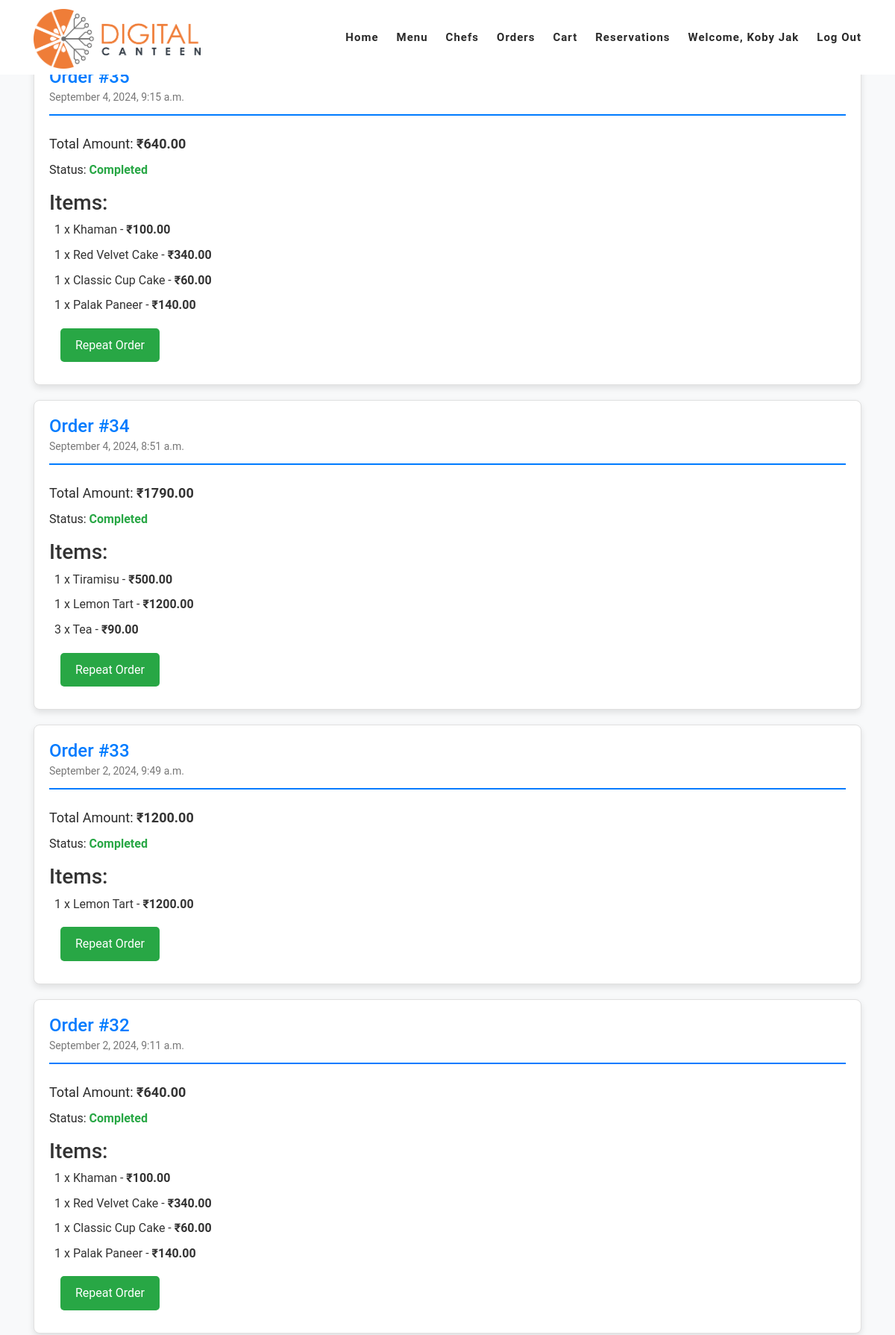
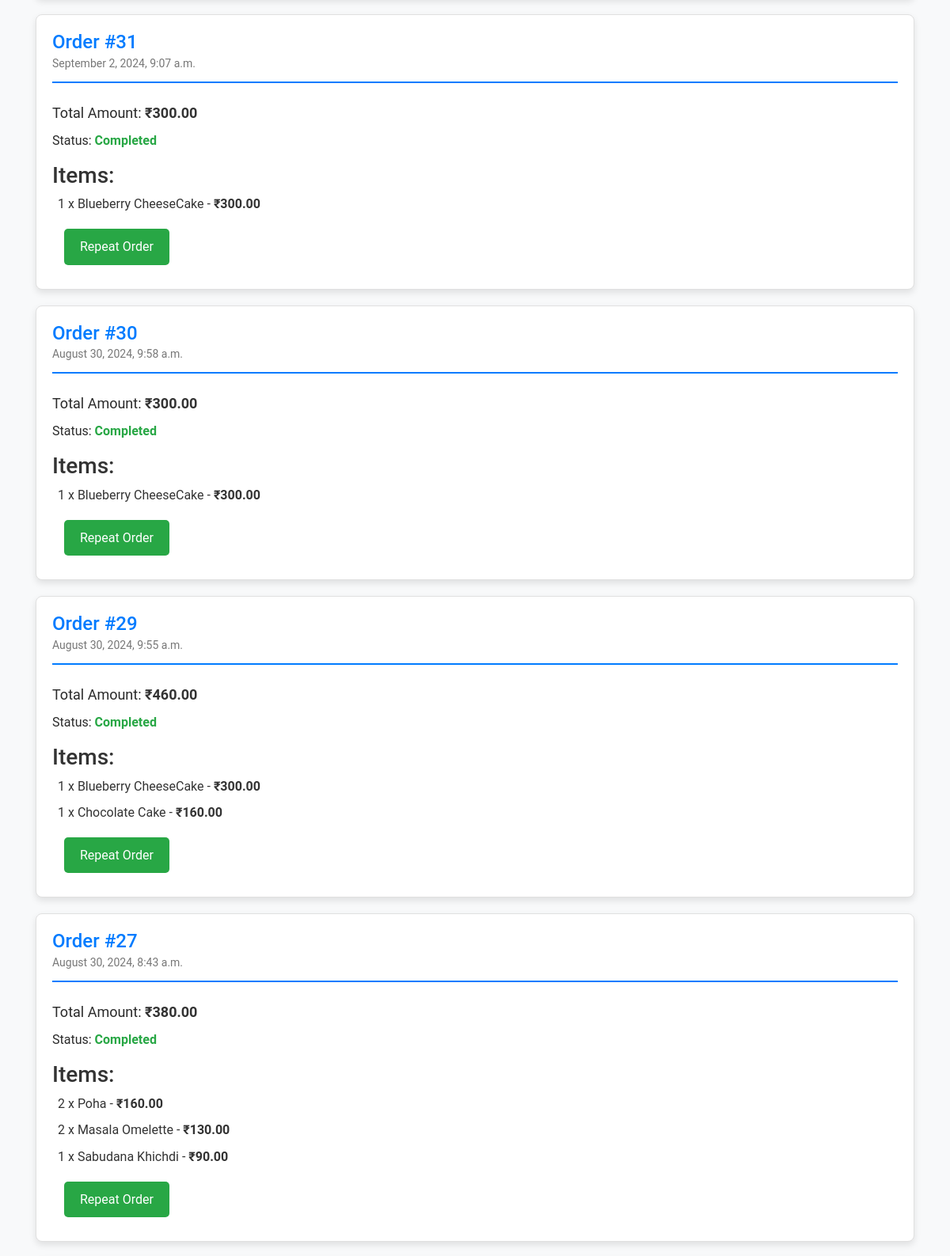
The app's page /order (signed in, upper part) with its own data (2 pictures, top to bottom).
### canteen_app/models.py (models this page shows, shortened)
class Order(models.Model):
    user = models.ForeignKey(User, on_delete=models.CASCADE)
    created_at = models.DateTimeField(auto_now_add=True)
    total_amount = models.DecimalField(max_digits=10, decimal_places=2)
    is_completed = models.BooleanField(default=False)

class OrderItem(models.Model):
    order = models.ForeignKey(Order, related_name='order_items', on_delete=models.CASCADE)
    menu_item = models.ForeignKey(MenuItem, on_delete=models.CASCADE)
    quantity = models.PositiveIntegerField()
    subtotal = models.DecimalField(max_digits=6, decimal_places=2)

class MenuItem(models.Model):
    name = models.CharField(max_length=100)
    category = models.CharField(max_length=100)
    description = models.TextField(blank=True, null=True)
    price = models.DecimalField(max_digits=6, decimal_places=2)
    available = models.BooleanField(default=True)
    image = models.ImageField(upload_to='menu_items/', blank=True, null=True)

### canteen_app/views.py (the view)
# urls.py: path('order',views.order_page, name="order"),
@login_required(login_url="login")
def order_page(request):
    orders = Order.objects.filter(user=request.user).filter(is_completed=True).order_by("-created_at")
    return render(request, 'order.html', {'orders':orders})

### templates/order.html (shortened to what this page needs)
{% extends 'index.html' %}
{% load static %}
{% block head_tag %}
<head>
    <link rel="stylesheet" type="text/css" href={% static 'css/bootstrap.min.css' %}>
    <link rel="stylesheet" type="text/css" href={% static 'css/font-awesome.css' %}>
    <link rel="stylesheet" href={% static 'css/templatemo-klassy-cafe.css' %}>
    <link rel="stylesheet" href={% static 'css/owl-carousel.css' %}>
    <link rel="stylesheet" href={% static 'css/lightbox.css' %}>
    <link rel="stylesheet" href={% static "css/order_page.css" %}>
</head>
{% endblock %}
{% block extras %}
<main class="container my-5 py-10" style="margin-top: 125px;">
    <div class="orders-list">
        {% for order in orders %}
            <div class="order-card">
                <header class="order-header">
                    <h2>Order #{{ order.id }}</h2>
                    <p class="order-date">{{ order.created_at|date:"F j, Y, g:i a" }}</p>
                </header>
                <div class="order-body">
                    <p class="order-total">Total Amount: <span class="total-amount">₹{{ order.total_amount }}</span></p>
                    <p class="order-status">Status: <span class="status-completed">Completed</span></p>
                    <h3>Items:</h3>
                    <ul class="order-items" style="margin: 7px;">
                        {% for item in order.order_items.all %}
                            <li class="order-item">
                                {{ item.quantity }} x {{ item.menu_item.name }} - <span class="item-subtotal">₹{{ item.subtotal }}</span>
                            </li>
                        {% empty %}
                            <li class="order-item">No items in this order.</li>
                        {% endfor %}
                    </ul>
                        <div class="container">
                            <div class="row">
                                <div class="col-md-2">
                                    <a href="{% url 'repeat_order' order_id=order.id %}" class="repeat-order-button"><span>Repeat Order</span></a>
                                </div>
                            </div>
                        </div>
                </div>
            </div>
        {% empty %}
            <p class="no-orders">No orders found.</p>
        {% endfor %}
    </div>
</main>
{% endblock %}

### templates/index.html (shortened to what this page needs)
{% load static %}
<!DOCTYPE html>
<html lang="en">
    {% block head_tag %}{% endblock %}
    <body>
    {% block header %}
    <header class="header-area header-sticky">
        <div class="container">
            <div class="row">
                <div class="col-12">
                    <nav class="main-nav">
                        <a href="{% url 'home' %}" class="logo">
                            <img src="../static/images/logo.png" align="Digital Canteen" width="auto" height="80px">
                        </a>
                        <ul class="nav">
                            <li class="scroll-to-section"><a href="{% url 'home' %}" >Home</a></li>
                                {% if request.user.is_authenticated %}
                                    <li class="scroll-to-section"><a href="{% url 'menu' %}">Menu</a></li>
                                    <li class="scroll-to-section"><a href="/#chefs">Chefs</a></li>
                                    <li class="scroll-to-section"><a href="{% url 'order' %}">Orders</a></li>
                                    <li class="scroll-to-section"><a href="{% url 'cart' %}">Cart</a></li>
                                    <li class="scroll-to-section"><a href="/#reservation">Reservations</a></li>
                                    <li class="scroll-to-section"><a href="#">Welcome, {{ request.user.first_name }}</a></li>
                                    <li class="scroll-to-section"><a href="{% url 'logout' %}">Log Out</a></li>
                                {% endif %}
                                </ul>
                    </nav>
                </div>
            </div>
        </div>
    </header>
    {% endblock %}
    {% block extras %}
    {% endblock %}
  </body>
</html>

### static/css/templatemo-klassy-cafe.css (style rules this page uses)
html, body, div, span, applet, object, iframe, h1, h2, h3, h4, h5, h6, p, blockquote, div pre, a, abbr, acronym, address, big, cite, code, del, dfn, em, font, img, ins, kbd, q, s, samp, small, strike, strong, sub, sup, tt, var, b, u, i, center, dl, dt, dd, ol, ul, li, figure, header, nav, section, article, aside, footer, figcaption { margin: 0; padding: 0; border: 0; outline: 0; }
ul, li { padding: 0; margin: 0; list-style: none; }
header, nav, section, article, aside, footer, hgroup { display: block; }
* { box-sizing: border-box; }
html, body { font-family: 'Poppins', sans-serif; font-weight: 400; background-color: #fff; font-size: 16px; -ms-text-size-adjust: 100%; -webkit-font-smoothing: antialiased; -moz-osx-font-smoothing: grayscale; }
a { text-decoration: none !important; }
h1, h2, h3, h4, h5, h6 { margin-top: 0px; margin-bottom: 0px; }
ul { margin-bottom: 0px; }
p { font-size: 14px; line-height: 25px; color: #2a2a2a; }
html, body { background: #fff; font-family: 'Poppins', sans-serif; }
.header-area { background-color: #fff; position: absolute; top: 0px; left: 0px; right: 0px; z-index: 100; height: 100px; -webkit-transition: all .5s ease 0s; -moz-transition: all .5s ease 0s; -o-transition: all .5s ease 0s; transition: all .5s ease 0s; }
.header-area .main-nav { min-height: 80px; background: transparent; }
.header-area .main-nav .logo { line-height: 100px; color: #fff; font-size: 28px; font-weight: 700; text-transform: uppercase; letter-spacing: 2px; float: left; -webkit-transition: all 0.3s ease 0s; -moz-transition: all 0.3s ease 0s; -o-transition: all 0.3s ease 0s; transition: all 0.3s ease 0s; }
.header-area .main-nav .nav { float: right; margin-top: 30px; margin-right: 0px; background-color: transparent; -webkit-transition: all 0.3s ease 0s; -moz-transition: all 0.3s ease 0s; -o-transition: all 0.3s ease 0s; transition: all 0.3s ease 0s; position: relative; z-index: 999; }
.header-area .main-nav .nav li { padding-left: 15px; padding-right: 15px; }
.header-area .main-nav .nav li:last-child { padding-right: 0px; }
.header-area .main-nav .nav li a { display: block; font-weight: 600; font-size: 15px; color: #2a2a2a; text-transform: capitalize; -webkit-transition: all 0.3s ease 0s; -moz-transition: all 0.3s ease 0s; -o-transition: all 0.3s ease 0s; transition: all 0.3s ease 0s; height: 40px; line-height: 40px; border: transparent; letter-spacing: 1px; }
.header-area .main-nav .nav li a { color: #2a2a2a; }
.header-area.header-sticky { min-height: 80px; }
.header-area .nav { margin-top: 30px; }
@media (max-width: 1200px) { .header-area .main-nav .nav li { padding-left: 12px; padding-right: 12px; } }
@media (max-width: 1200px) { .header-area .main-nav:before { display: none; } }
@media (min-width: 767px) { .header-area .main-nav .nav { display: flex !important; } }
*, *:before, *:after { -webkit-box-sizing: border-box; box-sizing: border-box; -webkit-font-smoothing: antialiased; -moz-osx-font-smoothing: grayscale; }

### static/css/order_page.css (style rules this page uses)
body, h2, h3, p, ul { margin: 0; padding: 0; box-sizing: border-box; }
body { font-family: 'Roboto', sans-serif; background-color: #f8f9fa; color: #333; line-height: 1.6; padding: 20px; }
.orders-list { max-width: 1200px; margin: 0 auto; }
.order-card { background: #ffffff; border: 1px solid #e0e0e0; border-radius: 8px; box-shadow: 0 4px 8px rgba(0, 0, 0, 0.1); margin-bottom: 20px; padding: 20px; overflow: hidden; }
.order-header { border-bottom: 2px solid #007bff; padding-bottom: 10px; margin-bottom: 15px; }
.order-header h2 { font-size: 24px; color: #007bff; }
.order-header .order-date { font-size: 14px; color: #777; }
.order-body { padding: 10px 0; }
.order-total { font-size: 18px; margin-bottom: 10px; }
.total-amount { font-weight: 600; color: #333; }
.order-status { font-size: 16px; margin-bottom: 15px; }
.status-completed { color: #28a745; font-weight: 600; }
.order-items { list-style-type: none; padding: 0; margin: 0; }
.order-item { font-size: 16px; margin-bottom: 8px; }
.item-subtotal { font-weight: 600; }
.repeat-order-button { display: inline-block; padding: 10px 20px; font-size: 16px; color: #fff; background-color: #28a745; border: none; border-radius: 5px; text-align: center; text-decoration: none; margin-top: 10px; transition: background-color 0.3s, transform 0.2s; }

### records on screen
Order: id "35", created_at "September 4, 2024, 9:15 a.m.", total_amount "640.00"
OrderItem: quantity "1", menu_item.name "Khaman", subtotal "100.00"
OrderItem: quantity "1", menu_item.name "Red Velvet Cake", subtotal "340.00"
OrderItem: quantity "1", menu_item.name "Classic Cup Cake", subtotal "60.00"
OrderItem: quantity "1", menu_item.name "Palak Paneer", subtotal "140.00"
Order: id "34", created_at "September 4, 2024, 8:51 a.m.", total_amount "1790.00"
OrderItem: quantity "1", menu_item.name "Tiramisu", subtotal "500.00"
OrderItem: quantity "1", menu_item.name "Lemon Tart", subtotal "1200.00"
OrderItem: quantity "3", menu_item.name "Tea", subtotal "90.00"
Order: id "33", created_at "September 2, 2024, 9:49 a.m.", total_amount "1200.00"
OrderItem: quantity "1", menu_item.name "Lemon Tart", subtotal "1200.00"
Order: id "32", created_at "September 2, 2024, 9:11 a.m.", total_amount "640.00"
OrderItem: quantity "1", menu_item.name "Khaman", subtotal "100.00"
OrderItem: quantity "1", menu_item.name "Red Velvet Cake", subtotal "340.00"
OrderItem: quantity "1", menu_item.name "Classic Cup Cake", subtotal "60.00"
OrderItem: quantity "1", menu_item.name "Palak Paneer", subtotal "140.00"
Order: id "31", created_at "September 2, 2024, 9:07 a.m.", total_amount "300.00"
OrderItem: quantity "1", menu_item.name "Blueberry CheeseCake", subtotal "300.00"
Order: id "30", created_at "August 30, 2024, 9:58 a.m.", total_amount "300.00"
OrderItem: quantity "1", menu_item.name "Blueberry CheeseCake", subtotal "300.00"
Order: id "29", created_at "August 30, 2024, 9:55 a.m.", total_amount "460.00"
OrderItem: quantity "1", menu_item.name "Blueberry CheeseCake", subtotal "300.00"
OrderItem: quantity "1", menu_item.name "Chocolate Cake", subtotal "160.00"
Order: id "27", created_at "August 30, 2024, 8:43 a.m.", total_amount "380.00"
OrderItem: quantity "2", menu_item.name "Poha", subtotal "160.00"
OrderItem: quantity "2", menu_item.name "Masala Omelette", subtotal "130.00"
OrderItem: quantity "1", menu_item.name "Sabudana Khichdi", subtotal "90.00"

### other values on screen
{{ request.user.first_name }} "Koby Jak"
